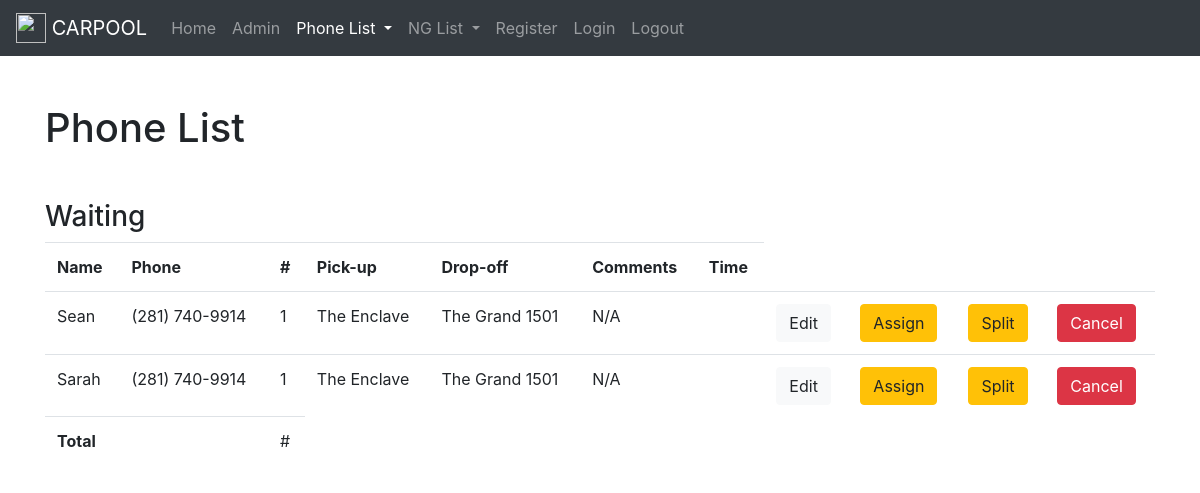
Screenshot of /phonelist/waiting/ with the database file from the repository.
### phonelist/models.py (models this page shows, shortened)
class Ride(models.Model):
    name = models.CharField(max_length=50)
    phone = models.CharField(max_length=20)
    car = models.PositiveSmallIntegerField()
    num_patrons = models.PositiveSmallIntegerField()
    pickup = models.CharField(max_length=100)
    dropoff = models.CharField(max_length=100)
    comments = models.TextField()
    time = models.DateTimeField(default=timezone.now())  # Alternative: default=timezone.now
    waiting = models.BooleanField()
    riding = models.BooleanField()
    done = models.BooleanField()
    cancelled = models.BooleanField()
    deleted = models.BooleanField()

### phonelist/views.py (the view)
# urls.py: path('waiting/', views.waiting, name='phonelist-waiting'),
def waiting(request):
    context = {
        'waiting_list': Ride.objects.all().filter(waiting=True),
        'title': 'Phone List',
        'phone_list': 'active',
        'waiting': True,
    }
    return render(request, 'phonelist/home.html', context)

### phonelist/templates/phonelist/home.html (shortened to what this page needs)
{% extends "phonelist/base.html" %}
{% block content %}
    <div class="container"><h1>Phone List</h1></div>
    {% if all or waiting %}
        {% include "phonelist/list.html" with rides=waiting_list listtype="Waiting" now=now %}
    {% endif %}
{% endblock content %}

### phonelist/templates/phonelist/list.html (shortened to what this page needs)
<div class="container"><h3>{{ listtype }}</h3></div>
<div class="container">
    <table class="table">
        <tr>
            <th>Name</th>
            <th>Phone</th>
            <th>#</th>
            <th>Pick-up</th>
            <th>Drop-off</th>
            <th>Comments</th>
            <th>Time</th>
        </tr>
        {% for ride in rides %}
            <tr>
                <td>{{ ride.name }}</td>
                <td>{{ ride.phone }}</td>
                <td>{{ ride.num_patrons }}</td>
                <td>{{ ride.pickup }}</td>
                <td>{{ ride.dropoff }}</td>
                {% if ride.comments == "" %}
                    <td>N/A</td>
                {% else %}
                    <td><button type="button" class="btn btn-link">View</button></td>
                {% endif %}
                <td>{{ now|timesince:ride.time }}</td>
                <td><button type="button" class="btn btn-light">Edit</button></td>
                {% if listtype == "Waiting" %}
                    <td><button type="button" class="btn btn-warning">Assign</button></td>
                    <td><button type="button" class="btn btn-warning">Split</button></td>
                {% endif %}
                {% if listtype == "Waiting" or listtype == "Riding" %}
                    <td><button type="button" class="btn btn-danger">Cancel</button></td>
                {% endif %}
            </tr>
        {% endfor %}
        <tr>
            <th>Total</th>
            <th></th>
            <td>#</td>
        </tr>
    </table>
</div>

### rows the page displays
Ride: name "Sean", phone "(281) 740-9914", num_patrons "1", pickup "The Enclave", dropoff "The Grand 1501", comments "N/A"
Ride: name "Sarah", phone "(281) 740-9914", num_patrons "1", pickup "The Enclave", dropoff "The Grand 1501", comments "N/A"

### other values shown
{{ listtype }} "Waiting"
